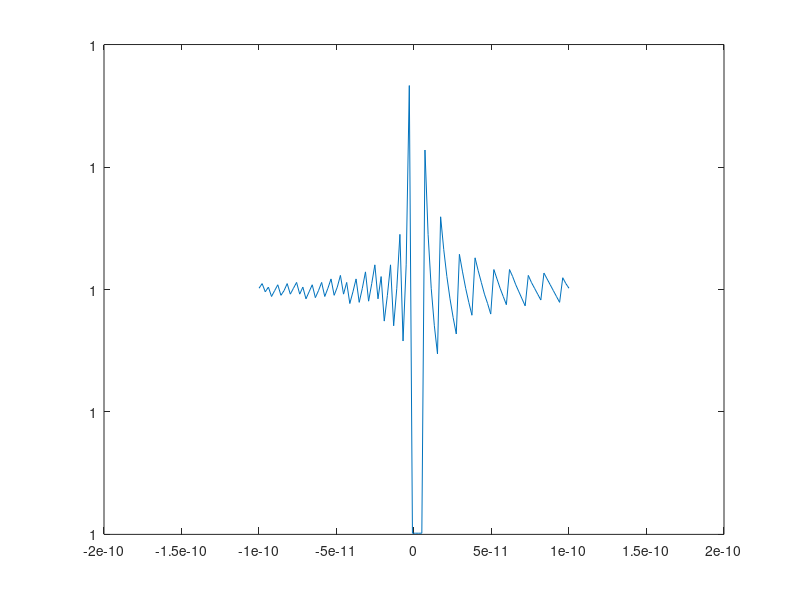
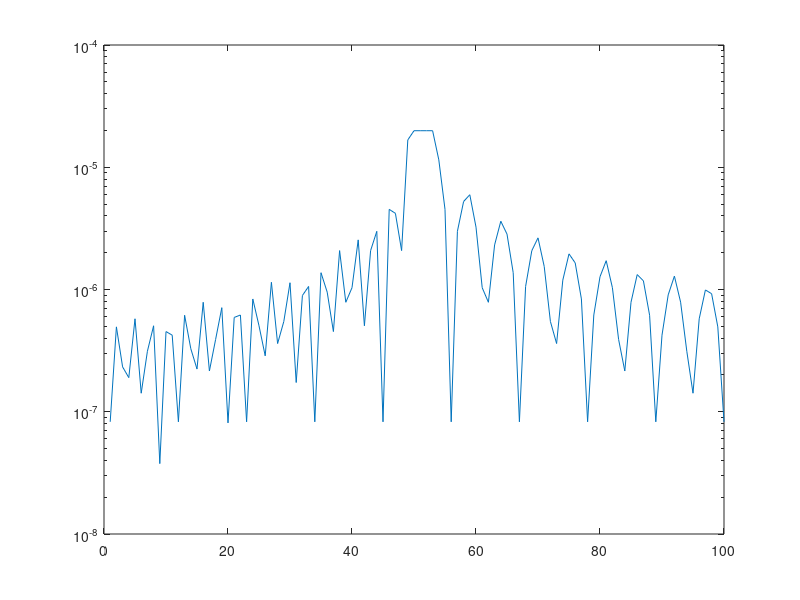

Write MATLAB code to recreate these figures, in order.
clear all;
clc;

f = @(x) ((1+x)-1)./x;
x = linspace(-1e-10, 1e-10);
sol = 1;

err = abs(f(x)-sol)/abs(sol);

figure(1)
plot(x, f(x));

figure(2);
semilogy(err);